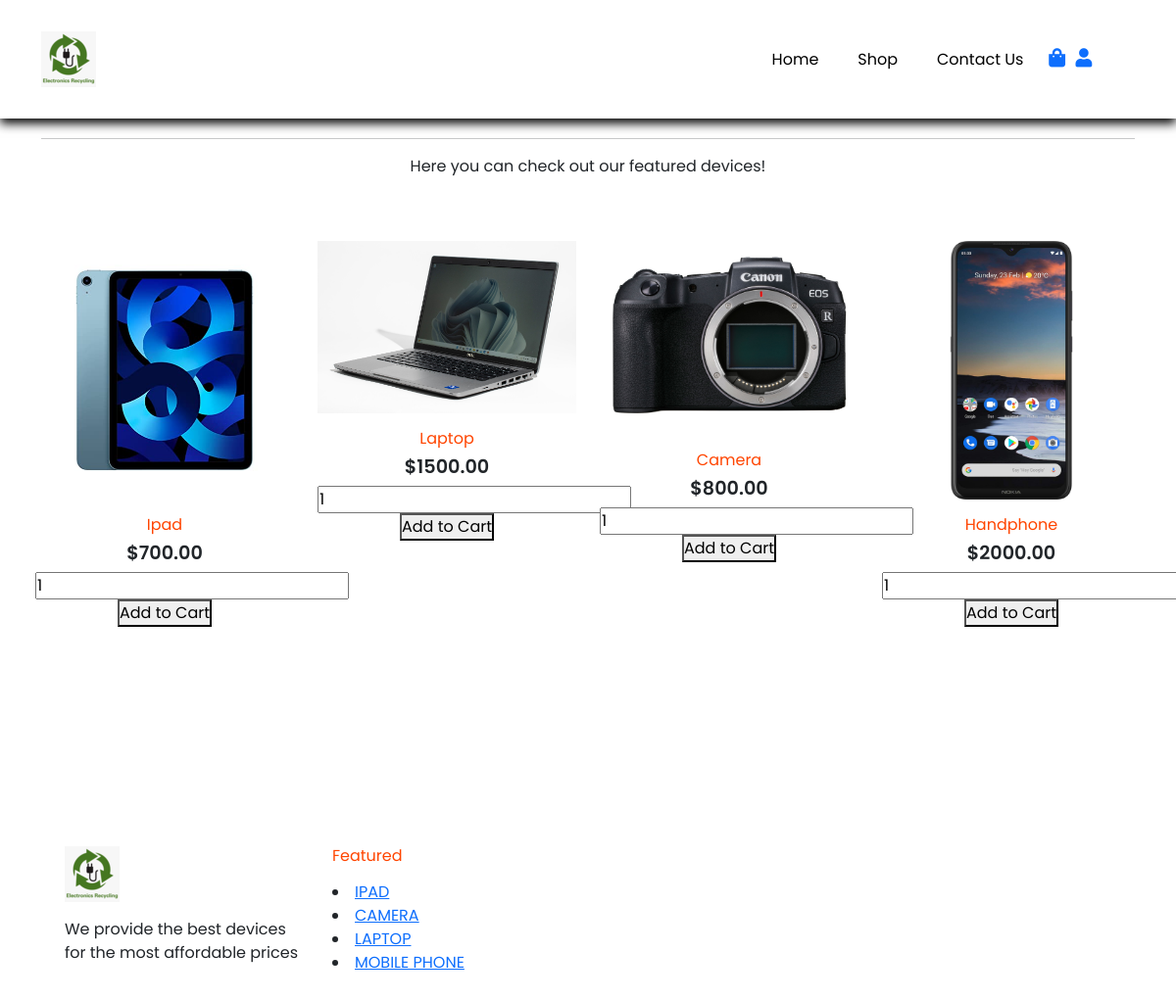
The page /ecommerce2/shop.php on the database its author committed.
### tables this page shows
CREATE TABLE `products` (
  `product_id` int NOT NULL,
  `product_name` varchar(100) NOT NULL,
  `product_image` varchar(255) NOT NULL,
  `product_price` decimal(6,2) NOT NULL
);

### ecommerce2/server/get_featured_products.php (called while the page is built)
<?php
include('connection.php');
$stmt = $conn->prepare("SELECT * FROM products LIMIT 4");
$stmt->execute();
$featured_products = $stmt->get_result();
?>

### ecommerce2/shop.php (the view, shortened to what this page needs)
<!DOCTYPE html>
<html lang="en">
<head>
    <link href="https://cdn.jsdelivr.net/npm/bootstrap@5.1.3/dist/css/bootstrap.min.css" rel="stylesheet">
    <link rel="stylesheet" href="https://use.fontawesome.com/releases/v5.15.4/css/all.css"/>
    <link rel="stylesheet" href="assets/css/style.css"/>
</head>
<body>
    <nav class="navbar navbar-expand-lg navbar-light bg-white py-3 fixed-top">
      <div class="container">
        <img src="assets/imgs/logo.png"/>
        <div class="collapse navbar-collapse nav-buttons" id="navbarSupportedContent">
          <ul class="navbar-nav me-auto mb-2 mb-lg-0">
            <li class="nav-item">
              <a class="nav-link" href="index.php">Home</a>
            </li>
            <li class="nav-item">
              <a class="nav-link" href="shop.php">Shop</a>
            </li>
            <li class="nav-item">
              <a class="nav-link" href="contact.php">Contact Us</a>
            </li>
            <li class="nav-item">
            <a href="cart.php"><i class="fas fa-shopping-bag"></i></a>
            <a href="account.php"><i class="fas fa-user"></i></a>
            </li>
          </ul>
        </div>
      </div>
    </nav>
       <section id="featured" class="my-5 pb-5">
        <div class="container text-center mt-5 py-5">
          <h3>Our Featured</h3>
          <hr>
          <p>Here you can check out our featured devices!</p>
        </div>
        <div class="row mx-auto container-fluid">
        <?php include ('server/get_featured_products.php');?>
        <?php while($row= $featured_products->fetch_assoc()){ ?>
          <div class="device text-center col-lg-3 col-md-4 col-sm-12">
            <img class="img-fluid mb-3" src="assets/imgs/<?php echo $row['product_image'];?>">
            <h5 class="p-name"><?php echo $row['product_name']; ?></h5>
            <h4 class="p-price">$<?php echo $row['product_price']; ?></h4>
            <form method="POST" action="cart.php">
            <input type="number" name="product_quantity" value="1"/>
            <a href="<?php echo "cart.php?product_id=". $row['product_id'];?>"><button class="buy-btn" type="submit" name="add_to_cart">Add to Cart</button></a>
          </div>
        <?php } ?>
        </div>
      </section>
     <footer class="mt-5 py-5">
      <div class="row container mx-auto pt-5">
          <div class="footer-one col-lg-3 col-md-6 col-sm-12">
              <img class="logo"  src="assets/imgs/logo.png"/>
              <p class="pt-3">We provide the best devices for the most affordable prices</p>
          </div>
          <div class="footer-one col-lg-3 col-md-6 col-sm-12">
          <h5 class="pb-2">Featured</h5>
          <url class="text-uppercase">
            <li><a href="#">Ipad</a></li>
            <li><a href="#">Camera</a></li>
            <li><a href="#">Laptop</a></li>
            <li><a href="#">Mobile Phone</a></li>
          </url>
          </div>
      </div>
  </footer>
</body>
</html>

### ecommerce2/assets/css/style.css (style rules this page uses)
.nav-buttons { margin-left: 60%; }
* { margin: 0; padding: 0; box-sizing: border-box; }
body { font-family:'Poppins', sans-serif; }
h3 { font-size: 1.5rem; font-weight: 800; }
h4 { font-size: 1.2rem; font-weight: 600; }
h5 { font-size: 1rem; font-weight: 400; color: orangered; }
.navbar { font-size: 16px; padding-top: 2rem !important; padding-bottom: 2rem !important; top: 0; left: 0; box-shadow: 0 5px 10px rgba(0, 0, 0, 1); }
.navbar-light .navbar-nav .nav-link { padding: 0 20px; color:#000; transition: 0.4s ease; }
.navbar i { font-size: 1.2rem; padding: 0 0.7px; transition: 0.4s ease; cursor: pointer; margin-left: 5px; }
.device { cursor: pointer; margin-bottom: 2rem; }
.device img { transition: 0.3s all; }

### rows shown on the page
products: product_image (picture), product_name "Ipad", product_price "700.00"
products: product_image (picture), product_name "Laptop", product_price "1500.00"
products: product_image (picture), product_name "Camera", product_price "800.00"
products: product_image (picture), product_name "Handphone", product_price "2000.00"
